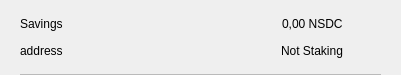
<?xml version="1.0" encoding="UTF-8"?>
<ui version="4.0">
 <class>CSRow</class>
 <widget class="QWidget" name="CSRow">
  <property name="geometry">
   <rect>
    <x>0</x>
    <y>0</y>
    <width>401</width>
    <height>75</height>
   </rect>
  </property>
  <property name="windowTitle">
   <string>Form</string>
  </property>
  <layout class="QVBoxLayout" name="verticalLayout">
   <property name="spacing">
    <number>0</number>
   </property>
   <property name="leftMargin">
    <number>20</number>
   </property>
   <property name="topMargin">
    <number>10</number>
   </property>
   <property name="rightMargin">
    <number>20</number>
   </property>
   <property name="bottomMargin">
    <number>0</number>
   </property>
   <item>
    <widget class="QWidget" name="info" native="true">
     <property name="minimumSize">
      <size>
       <width>0</width>
       <height>0</height>
      </size>
     </property>
     <layout class="QHBoxLayout" name="horizontalLayout_3">
      <property name="leftMargin">
       <number>0</number>
      </property>
      <property name="topMargin">
       <number>0</number>
      </property>
      <property name="rightMargin">
       <number>0</number>
      </property>
      <property name="bottomMargin">
       <number>10</number>
      </property>
      <item>
       <widget class="QWidget" name="container" native="true">
        <property name="minimumSize">
         <size>
          <width>0</width>
          <height>0</height>
         </size>
        </property>
        <layout class="QVBoxLayout" name="verticalLayout_2">
         <property name="spacing">
          <number>0</number>
         </property>
         <property name="leftMargin">
          <number>0</number>
         </property>
         <property name="topMargin">
          <number>0</number>
         </property>
         <property name="rightMargin">
          <number>0</number>
         </property>
         <property name="bottomMargin">
          <number>0</number>
         </property>
         <item>
          <layout class="QHBoxLayout" name="horizontalLayout">
           <item>
            <widget class="QLabel" name="labelName">
             <property name="toolTip">
              <string notr="true"/>
             </property>
             <property name="text">
              <string>Savings</string>
             </property>
            </widget>
           </item>
           <item>
            <spacer name="horizontalSpacer">
             <property name="orientation">
              <enum>Qt::Horizontal</enum>
             </property>
             <property name="sizeHint" stdset="0">
              <size>
               <width>40</width>
               <height>20</height>
              </size>
             </property>
            </spacer>
           </item>
           <item>
            <widget class="QLabel" name="labelAmount">
             <property name="text">
              <string>0,00 NSDC</string>
             </property>
            </widget>
           </item>
          </layout>
         </item>
         <item>
          <layout class="QHBoxLayout" name="horizontalLayout_2">
           <item>
            <widget class="QLabel" name="labelAddress">
             <property name="toolTip">
              <string notr="true"/>
             </property>
             <property name="text">
              <string>address</string>
             </property>
            </widget>
           </item>
           <item>
            <spacer name="horizontalSpacer_2">
             <property name="orientation">
              <enum>Qt::Horizontal</enum>
             </property>
             <property name="sizeHint" stdset="0">
              <size>
               <width>40</width>
               <height>20</height>
              </size>
             </property>
            </spacer>
           </item>
           <item>
            <widget class="QLabel" name="labelStaking">
             <property name="text">
              <string>Not Staking</string>
             </property>
            </widget>
           </item>
          </layout>
         </item>
        </layout>
       </widget>
      </item>
      <item alignment="Qt::AlignHCenter|Qt::AlignVCenter">
       <widget class="QPushButton" name="pushButtonMenu">
        <property name="minimumSize">
         <size>
          <width>24</width>
          <height>24</height>
         </size>
        </property>
        <property name="maximumSize">
         <size>
          <width>32</width>
          <height>32</height>
         </size>
        </property>
        <property name="focusPolicy">
         <enum>Qt::NoFocus</enum>
        </property>
        <property name="styleSheet">
         <string notr="true">border:none; background-color:transparent;</string>
        </property>
        <property name="text">
         <string/>
        </property>
        <property name="icon">
         <iconset>
          <normaloff>://ic-menu-hover</normaloff>://ic-menu-hover</iconset>
        </property>
        <property name="iconSize">
         <size>
          <width>24</width>
          <height>24</height>
         </size>
        </property>
       </widget>
      </item>
     </layout>
    </widget>
   </item>
   <item>
    <widget class="QLabel" name="lblDivisory">
     <property name="minimumSize">
      <size>
       <width>0</width>
       <height>1</height>
      </size>
     </property>
     <property name="maximumSize">
      <size>
       <width>16777215</width>
       <height>1</height>
      </size>
     </property>
     <property name="styleSheet">
      <string notr="true">background-color:#bababa;</string>
     </property>
     <property name="text">
      <string/>
     </property>
     <property name="alignment">
      <set>Qt::AlignBottom|Qt::AlignLeading|Qt::AlignLeft</set>
     </property>
    </widget>
   </item>
  </layout>
 </widget>
 <resources/>
 <connections/>
</ui>
